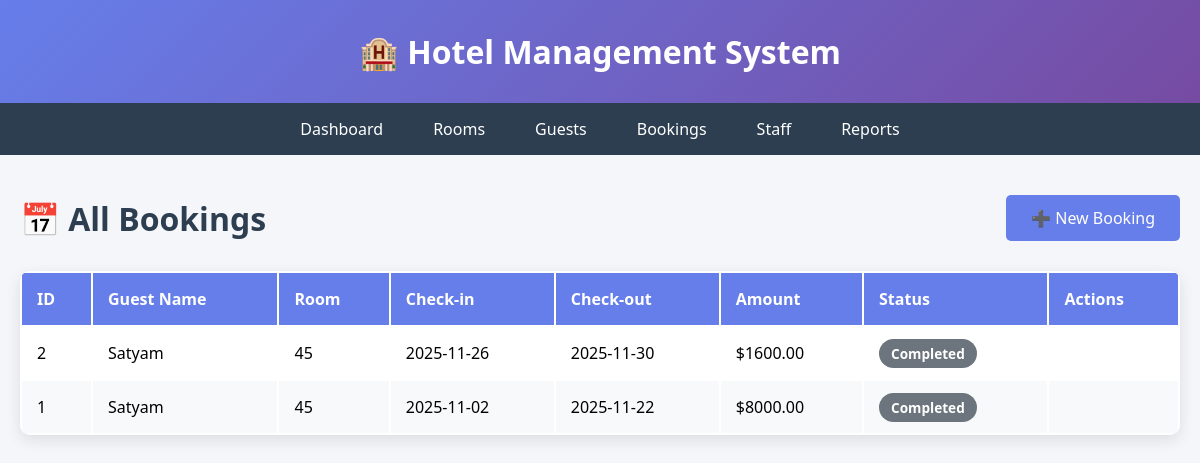
Screenshot of /bookings (signed in) with the database file from the repository.
### tables this page shows
CREATE TABLE bookings (
                booking_id INTEGER PRIMARY KEY AUTOINCREMENT,
                guest_id INTEGER NOT NULL,
                room_id INTEGER NOT NULL,
                check_in_date DATE NOT NULL,
                check_out_date DATE NOT NULL,
                total_amount DECIMAL(10,2),
                booking_status VARCHAR(20) DEFAULT 'Confirmed',
                FOREIGN KEY (guest_id) REFERENCES guests(guest_id),
                FOREIGN KEY (room_id) REFERENCES rooms(room_id)
            );

CREATE TABLE guests (
                guest_id INTEGER PRIMARY KEY AUTOINCREMENT,
                name VARCHAR(100) NOT NULL,
                email VARCHAR(100),
                phone VARCHAR(15) NOT NULL,
                address TEXT,
                id_proof VARCHAR(50) NOT NULL
            );

CREATE TABLE rooms (
                room_id INTEGER PRIMARY KEY AUTOINCREMENT,
                room_number VARCHAR(10) UNIQUE NOT NULL,
                room_type VARCHAR(50) NOT NULL,
                price DECIMAL(10,2) NOT NULL,
                status VARCHAR(20) DEFAULT 'Available',
                capacity INTEGER NOT NULL
            );

### app.py (the view)
    def wrapper(*args, **kwargs):
        if not session.get("logged_in"):
            return redirect(url_for("login"))
        return func(*args, **kwargs)

### app.py (called while the page is built)
def get_db_connection():
    db_path = os.getenv('DATABASE_PATH', 'hotel_management.db')
    conn = sqlite3.connect(db_path)
    conn.row_factory = sqlite3.Row
    return conn

def login_required(func):
    def wrapper(*args, **kwargs):
        if not session.get("logged_in"):
            return redirect(url_for("login"))
        return func(*args, **kwargs)
    wrapper.__name__ = func.__name__
    return wrapper

@app.route("/bookings")
@login_required
def bookings():
    conn = get_db_connection()
    bookings = conn.execute('''
        SELECT b.booking_id, g.name, r.room_number, b.check_in_date,
               b.check_out_date, b.total_amount, b.booking_status
        FROM bookings b
        JOIN guests g ON b.guest_id = g.guest_id
        JOIN rooms r ON b.room_id = r.room_id
        ORDER BY b.booking_id DESC
    ''').fetchall()
    conn.close()
    return render_template("bookings.html", bookings=bookings)

### templates/bookings.html (shortened to what this page needs)
<!DOCTYPE html>
<html lang="en">
<head>
</head>
<body>
    <header><h1>🏨 Hotel Management System</h1></header>
    <nav>
        <a href="/dashboard">Dashboard</a>
        <a href="/rooms">Rooms</a>
        <a href="/guests">Guests</a>
        <a href="/bookings">Bookings</a>
        <a href="/staff">Staff</a>
        <a href="/reports">Reports</a>
    </nav>
    <div class="container">
        <div class="header-actions">
            <h2>📅 All Bookings</h2>
            <a href="/bookings/add" class="btn btn-primary">➕ New Booking</a>
        </div>
        <table>
            <thead>
                <tr>
                    <th>ID</th>
                    <th>Guest Name</th>
                    <th>Room</th>
                    <th>Check-in</th>
                    <th>Check-out</th>
                    <th>Amount</th>
                    <th>Status</th>
                    <th>Actions</th>
                </tr>
            </thead>
            <tbody>
                {% for booking in bookings %}
                <tr>
                    <td>{{ booking.booking_id }}</td>
                    <td>{{ booking.name }}</td>
                    <td>{{ booking.room_number }}</td>
                    <td>{{ booking.check_in_date }}</td>
                    <td>{{ booking.check_out_date }}</td>
                    <td>${{ "%.2f"|format(booking.total_amount) }}</td>
                    <td>
                        {% if booking.booking_status == 'Confirmed' %}
                            <span class="badge badge-warning">Confirmed</span>
                        {% elif booking.booking_status == 'Completed' %}
                            <span class="badge badge-secondary">Completed</span>
                        {% else %}
                            <span class="badge badge-success">{{ booking.booking_status }}</span>
                        {% endif %}
                    </td>
                    <td>
                    </td>
                </tr>
                {% endfor %}
            </tbody>
        </table>
    </div>
</body>
</html>

### templates/bookings.html (style rules this page uses)
* { margin: 0; padding: 0; box-sizing: border-box; }
body { font-family: 'Segoe UI', Tahoma, Geneva, Verdana, sans-serif; background: #f5f6fa; }
header { background: linear-gradient(135deg, #667eea 0%, #764ba2 100%); color: white; padding: 30px; text-align: center; }
nav { background: #2c3e50; padding: 0; display: flex; flex-wrap: wrap; justify-content: center; }
nav a { color: white; text-decoration: none; padding: 15px 25px; transition: background 0.3s; }
.container { max-width: 1400px; margin: 40px auto; padding: 0 20px; }
.header-actions { display: flex; justify-content: space-between; align-items: center; margin-bottom: 30px; }
.btn { padding: 12px 25px; border: none; border-radius: 5px; cursor: pointer; text-decoration: none; display: inline-block; transition: all 0.3s; font-size: 1em; }
.btn-primary { background: #667eea; color: white; }
table { width: 100%; background: white; border-radius: 10px; overflow: hidden; box-shadow: 0 5px 15px rgba(0,0,0,0.1); }
th, td { padding: 15px; text-align: left; }
th { background: #667eea; color: white; font-weight: 600; }
tr:nth-child(even) { background: #f8f9fa; }
.badge { padding: 5px 12px; border-radius: 20px; font-size: 0.85em; font-weight: bold; }
.badge-secondary { background: #6c757d; color: white; }
h2 { color: #2c3e50; font-size: 2em; }

### rows the page displays
bookings: booking_id "2", name "Satyam", room_number "45", check_in_date "2025-11-26", check_out_date "2025-11-30", total_amount "1600.00", booking_status "Completed"
bookings: booking_id "1", name "Satyam", room_number "45", check_in_date "2025-11-02", check_out_date "2025-11-22", total_amount "8000.00", booking_status "Completed"
